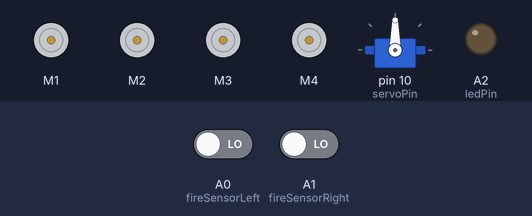
Bench run of a sketch on a simulated Arduino Uno, built with avr-gcc and run on an emulated ATmega328P. Parts: 4 × DC motor (green arrow = forward, orange = backward, longer = faster), servo, output pins drawn as LEDs (lit = HIGH). Inputs (shaded band) come from the test bench; at power-on: A0 (fireSensorLeft) LOW, A1 (fireSensorRight) LOW.

Above: at 1.2 s.
1.3 s: A0 (fireSensorLeft) driven HIGH
At 2.4 s:
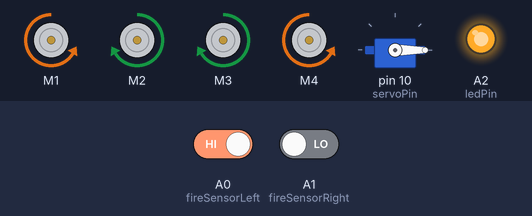
2.8 s: A0 (fireSensorLeft) driven LOW
At 3.6 s:
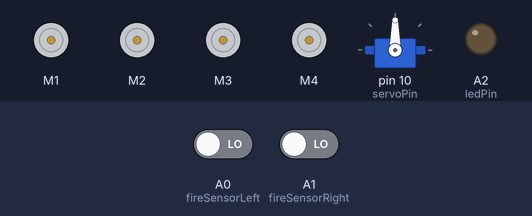
4.3 s: A1 (fireSensorRight) driven HIGH
At 4.7 s:
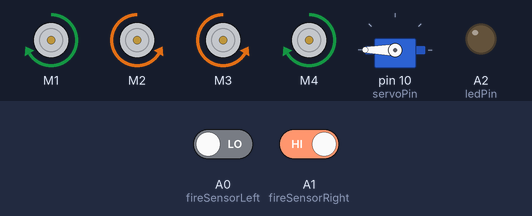
5.8 s: A1 (fireSensorRight) driven LOW
At 7.1 s:
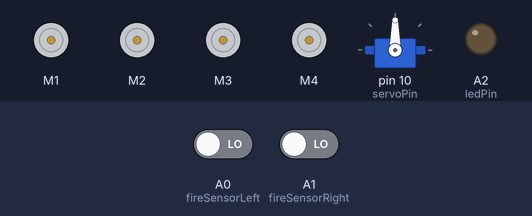
Timing chart, 0 to 8.3 s (numbered marks = the images above; inputs shaded):
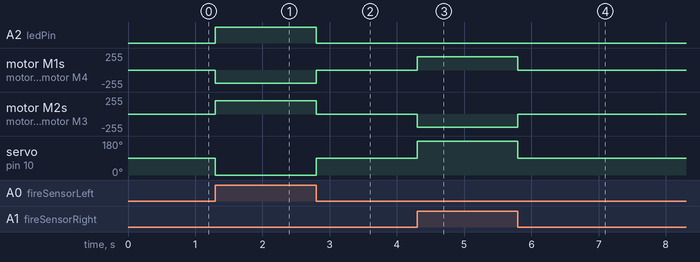

Measured:
- after the input at 1.3 s, A2 (ledPin): LOW → HIGH at once; motor M1, motor M4: stopped → backward 200/255 at once; motor M2, motor M3: stopped → forward 200/255 at once; servo on pin 10 (servoPin): 90° → 0° at once
- after the input at 2.8 s, A2 (ledPin): HIGH → LOW at once; motor M1, motor M4: backward 200/255 → stopped at once; motor M2, motor M3: forward 200/255 → stopped at once; servo on pin 10 (servoPin): 0° → 90° at once
- after the input at 4.3 s, motor M1, motor M4: stopped → forward 200/255 at once; motor M2, motor M3: stopped → backward 200/255 at once; servo on pin 10 (servoPin): 90° → 180° at once
- after the input at 5.8 s, motor M1, motor M4: forward 200/255 → stopped at once; motor M2, motor M3: backward 200/255 → stopped at once; servo on pin 10 (servoPin): 180° → 90° at once

The sketch:

fire_fighting_robot.ino
```cpp
#include <AFMotor.h>
#include <Servo.h>

AF_DCMotor motor1(1); // Front left tire
AF_DCMotor motor2(2); // Back left tire
AF_DCMotor motor3(3); // Front right tire
AF_DCMotor motor4(4); // Back right tire

const int fireSensorLeft = A0;    // Left fire sensor pin
const int fireSensorRight = A1;   // Right fire sensor pin
const int ledPin = A2;            // LED pin (analog pin)
Servo servoMotor;                 // Servo motor object
int servoPin = 10;                // Servo motor pin

void setup() {
    // Set initial speed of the motors & stop
    motor1.setSpeed(200);
    motor1.run(RELEASE);
    motor2.setSpeed(200);
    motor2.run(RELEASE);
    motor3.setSpeed(200);
    motor3.run(RELEASE);
    motor4.setSpeed(200);
    motor4.run(RELEASE);

    // Initialize fire sensor and LED pin
    pinMode(fireSensorLeft, INPUT);
    pinMode(fireSensorRight, INPUT);
    pinMode(ledPin, OUTPUT);

    // Attach servo to pin
    servoMotor.attach(servoPin);
}

void loop() {
    int fireLeft = digitalRead(fireSensorLeft);
    int fireRight = digitalRead(fireSensorRight);

    if (fireLeft == HIGH) {
        // Fire detected on the left side, turn left
        motor1.run(BACKWARD); // Turn left
        motor2.run(FORWARD);
        motor3.run(FORWARD); // Turn left
        motor4.run(BACKWARD);
        servoMotor.write(0); // Move servo to the left
        analogWrite(ledPin, 255); // Turn on LED
    } else if (fireRight == HIGH) {
        // Fire detected on the right side, turn right
        motor1.run(FORWARD); // Turn right
        motor2.run(BACKWARD);
        motor3.run(BACKWARD); // Turn right
        motor4.run(FORWARD);
        servoMotor.write(180); // Move servo to the right
        analogWrite(ledPin, HIGH); // Turn on LED
    } else {
        // No fire detected, stop
        motor1.run(RELEASE);
        motor2.run(RELEASE);
        motor3.run(RELEASE);
        motor4.run(RELEASE);
        servoMotor.write(90); // Center servo
        analogWrite(ledPin, LOW); // Turn off LED
    }
}
```
